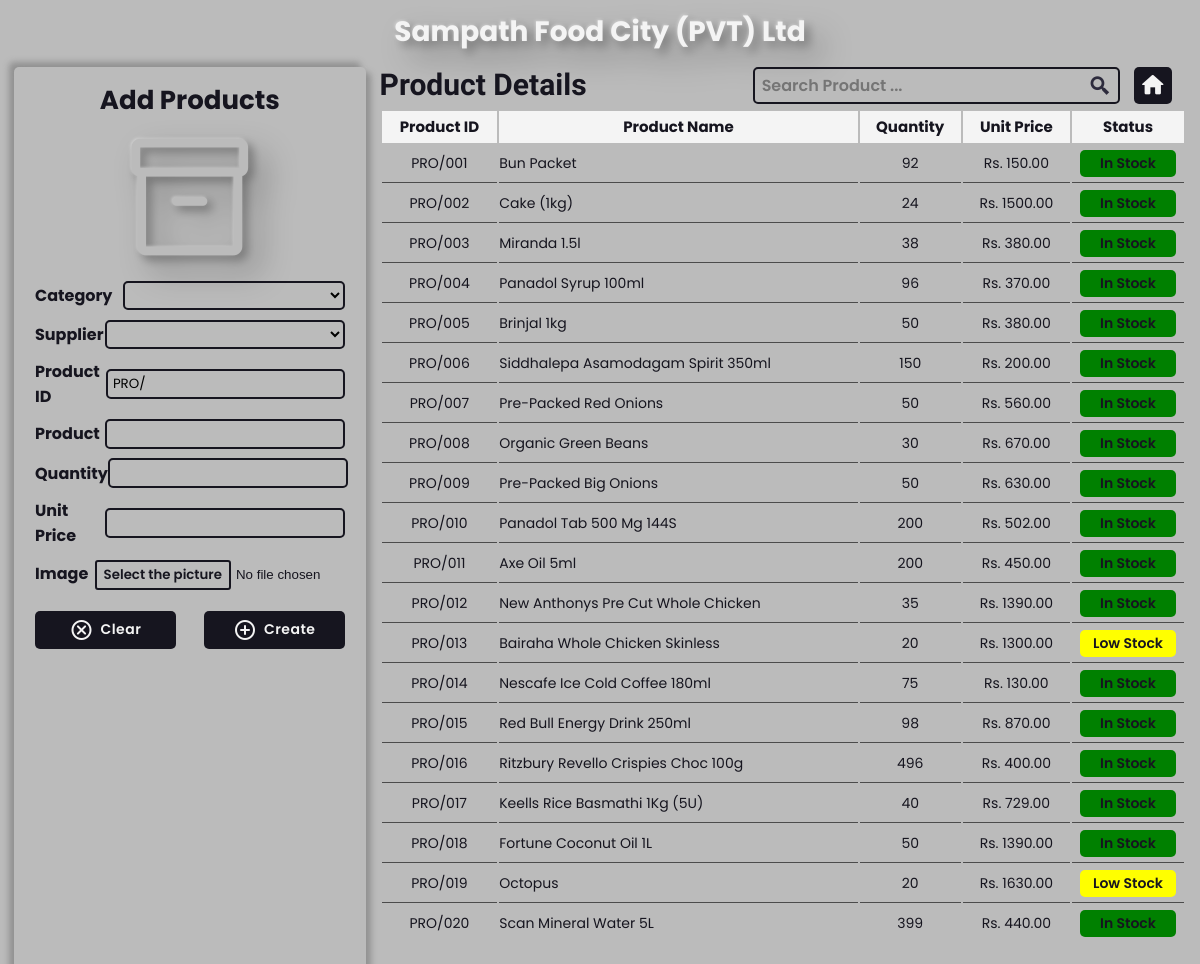
Screenshot of /Admin/Products.php with the database file from the repository.
### tables this page shows
CREATE TABLE `product` (
  `ProductID` varchar(20) NOT NULL,
  `ProductName` varchar(100) NOT NULL,
  `Total_Quantity` int(11) NOT NULL,
  `Unit_Price` float NOT NULL,
  `Image` varchar(250) DEFAULT NULL,
  `CategoryID` int(11) DEFAULT NULL,
  `SupplierID` varchar(20) DEFAULT NULL
);

### Admin/Products.php (the view, shortened to what this page needs)
<?php
    $profile = $_GET['profile'];
?>
<!DOCTYPE html>
<html lang="en">
<head>
    <link href='https://unpkg.com/boxicons@2.1.2/css/boxicons.min.css' rel='stylesheet'>
</head>
<body>
    <main>
        <div class="h1">Sampath Food City (PVT) Ltd</div>
        <div class="insight">
            <div class="form">
                <h2 class="h2">Add Products</h2>
                <span class="material-symbols-rounded icon">inventory_2</span>
                <form action="" method="post" class="fill">
                    <div class="table1">
                        <div class="tr">
                            <label for="id">Category</label>
                            <select name="category" id="category" required>
                                <option value=""></option>
                                <?php
                                    @include 'config.php';
                                    $sql = "SELECT * FROM category";
                                    $result = $conn->query($sql);
                                    if($result-> num_rows > 0){
                                        while($row = $result-> fetch_assoc()){
                                ?>
                                <option value="<?= $row['CategoryID'] ?>"><?= $row['Name'] ?></option>
                                <?php
                                        }
                                    }
                                ?>
                            </select>
                        </div>
                        <div class="tr">
                            <label for="id">Supplier</label>
                            <select name="supplier" id="supplier" required>
                                <option value=""></option>
                                <?php
                                    @include 'config.php';
                                    $sql = "SELECT * FROM supplier";
                                    $result = $conn->query($sql);
                                    if($result-> num_rows > 0){
                                        while($row = $result-> fetch_assoc()){
                                ?>
                                <option value="<?= $row['SupplierID'] ?>"><?= $row['Supp_Name'] ?></option>
                                <?php
                                        }
                                    }
                                ?>
                            </select>
                        </div>
                        <div class="tr error-only">
                            <label for="id">Product ID</label>
                            <div class="error">
                                <div class="special">
                                    <input type="text" name="id" id="id" value="PRO/" required>
                                </div>
                            </div>
                        </div>
                        <div class="tr">
                            <label for="name">Product</label>
                            <input type="text" name="name" id="name" required>
                        </div>
                        <div class="tr">
                            <label for="quan">Quantity</label>
                            <input type="number" name="quan" id="quan" required>
                        </div>
                        <div class="tr">
                            <label for="price">Unit Price</label>
                            <input type="number" min="0" name="price" id="price" required>
                        </div>
                        <div class="tr">
                            <label for="img">Image</label>
                            <input type="file" name="img" id="img">
                        </div>
                    </div>
                    <div class="button">
                        <label for="reset" class="btn">
                            <span class="material-symbols-rounded" id="cancel">highlight_off</span>
                            <span class="name">Clear</span>
                        </label>
                        <label for="submit" class="btn">
                            <span class="material-symbols-rounded" id="home">add_circle_outline</span>
                            <span class="name">Create</span>
                        </label>
                    </div>
                </form>
            </div>
            <div class="view">
                <div class="title">
                    <h2>Product Details</h2>
                    <div class="out">
                        <form action="" method="post" class="search">
                            <input type="text" name="search" placeholder="Search Product ..." autocomplete="off">
                            <label for="search" class="ic"><i class='bx bx-search-alt-2'></i></label>
                        </form>
                        <?php
                            if($_SESSION['StaffID'] == "AD001"){
                                echo '<a href="Home.php" class="in"><span class="material-icons-round" id="home">home</span><span class="name">DashBoard</span></a>';
                            }
                            else{
                                echo '<a href="Staff-Home.php" class="in"><span class="material-icons-round" id="home">home</span><span class="name">DashBoard</span></a>';
                            }
                        ?>
                    </div>
                </div>
                <div class="details">
                    <div class="loop">
                        <table class="table2">
                            <thead>
                                <tr>
                                    <th>Product ID</th>
                                    <th>Product Name</th>
                                    <th>Quantity</th>
                                    <th>Unit Price</th>
                                    <th>Status</th>
                                </tr>
                            </thead>
                            <tbody>
                                <?php
                                    @include 'config.php';
                                    $sql = "SELECT * FROM product";
                                    $result = $conn->query($sql);
                                    if (isset($_POST['searching'])) {
                                        $id = $_POST['search'];
                                        $sql1 = "SELECT * FROM product WHERE ProductID ='$id' OR ProductName LIKE '$id%' OR ProductName LIKE '%$id%'";
                                        $result1 = $conn->query($sql1);
                                        if($result1-> num_rows > 0){
                                            while($row1 = $result1-> fetch_assoc()){
                                ?>
                                <tr>
                                    <td><?= $row1['ProductID'] ?></td>
                                    <td class="left"><?= $row1['ProductName'] ?></td>
                                    <td><?= $row1['Total_Quantity'] ?></td>
                                    <td>Rs. <?= $row1['Unit_Price'] ?>.00</td>
                                    <td class="cen">
                                        <?php
                                            $quan = $row1['Total_Quantity'];
                                            $border = 20;
                                            if ($quan > $border) {
                                                echo '<div class="status" style= "--color: Green;">In Stock</div>';
                                            }
                                            else if ($quan == 0) {
                                                echo '<div class="status" style= "--color: Red;">Out of Stock</div>';
                                            }
                                            else if ($quan <= $border) {
                                                echo '<div class="status" style= "--color: Yellow;">Low Stock</div>';
                                            }
                                        ?>
                                    </td>
                                    <?php
                                        if ($profile == "Admin") {
                                    ?>
                                        <td class="action click">
                                            <a href="View-Product.php?ProID=<?= $row['ProductID'] ?>"><abbr title="View"><span class="material-icons-round">view_comfy</span></abbr></a>
                                            <a href="Modify-Product.php?ProID=<?= $row['ProductID'] ?>"><abbr title="Modify"><span class="material-icons-round">auto_fix_high</span></abbr></a>
                                            <form action="" method="post">
                                                <input type="text" name="id" id="id" value="<?= $row['ProductID'] ?>" style="display: none;">
                                                <button type="submit" value="001" class="opt" name="delete" value="Delete Cart" onclick="window.alert('Deleted from Product List!')"><abbr title="Delete"><span class="material-icons-round" id="logo">delete_forever</span></abbr></button>
                                            </form>
                                        </td>
                                    <?php
                                        }
                                    ?>
                                </tr>
                                <?php
                                            }
                                        }else{
                                            echo '<tr><td colspan = "6" id = "no">0 Results</td></tr>';
                                        }
                                    }else{
                                        if($result-> num_rows > 0){
                                            while($row = $result-> fetch_assoc()){
                                ?>
                                <tr>
                                    <td><?= $row['ProductID'] ?></td>
                                    <td class="left"><?= $row['ProductName'] ?></td>
                                    <td><?= $row['Total_Quantity'] ?></td>
                                    <td>Rs. <?= $row['Unit_Price'] ?>.00</td>
                                    <td class="cen">
                                        <?php
                                            $quan = $row['Total_Quantity'];
                                            $border = 20;
                                            if ($quan > $border) {
                                                echo '<div class="status" style= "--color: Green;">In Stock</div>';
                                            }
                                            else if ($quan == 0) {
                                                echo '<div class="status" style= "--color: Red;">Out of Stock</div>';
                                            }
                                            else if ($quan <= $border) {
                                                echo '<div class="status" style= "--color: Yellow;">Low Stock</div>';
                                            }
                                        ?>
                                    </td>
                                </tr>
                                <?php
                                            }
                                        }
                                    }
                                ?>
                            </tbody>
                        </table>
                    </div>
                </div>
            </div>
        </div>
    </main>
</body>
</html>

### rows the page displays
product: ProductID "PRO/001", ProductName "Bun Packet", Total_Quantity "92", Unit_Price "150", shows "In Stock"
product: ProductID "PRO/002", ProductName "Cake (1kg)", Total_Quantity "24", Unit_Price "1500", shows "In Stock"
product: ProductID "PRO/003", ProductName "Miranda 1.5l", Total_Quantity "38", Unit_Price "380", shows "In Stock"
product: ProductID "PRO/004", ProductName "Panadol Syrup 100ml", Total_Quantity "96", Unit_Price "370", shows "In Stock"
product: ProductID "PRO/005", ProductName "Brinjal 1kg", Total_Quantity "50", Unit_Price "380", shows "In Stock"
product: ProductID "PRO/006", ProductName "Siddhalepa Asamodagam Spirit 350ml", Total_Quantity "150", Unit_Price "200", shows "In Stock"
product: ProductID "PRO/007", ProductName "Pre-Packed Red Onions", Total_Quantity "50", Unit_Price "560", shows "In Stock"
product: ProductID "PRO/008", ProductName "Organic Green Beans", Total_Quantity "30", Unit_Price "670", shows "In Stock"
product: ProductID "PRO/009", ProductName "Pre-Packed Big Onions", Total_Quantity "50", Unit_Price "630", shows "In Stock"
product: ProductID "PRO/010", ProductName "Panadol Tab 500 Mg 144S", Total_Quantity "200", Unit_Price "502", shows "In Stock"
product: ProductID "PRO/011", ProductName "Axe Oil 5ml", Total_Quantity "200", Unit_Price "450", shows "In Stock"
product: ProductID "PRO/012", ProductName "New Anthonys Pre Cut Whole Chicken", Total_Quantity "35", Unit_Price "1390", shows "In Stock"
product: ProductID "PRO/013", ProductName "Bairaha Whole Chicken Skinless", Total_Quantity "20", Unit_Price "1300", shows "Low Stock"
product: ProductID "PRO/014", ProductName "Nescafe Ice Cold Coffee 180ml", Total_Quantity "75", Unit_Price "130", shows "In Stock"
product: ProductID "PRO/015", ProductName "Red Bull Energy Drink 250ml", Total_Quantity "98", Unit_Price "870", shows "In Stock"
product: ProductID "PRO/016", ProductName "Ritzbury Revello Crispies Choc 100g", Total_Quantity "496", Unit_Price "400", shows "In Stock"
product: ProductID "PRO/017", ProductName "Keells Rice Basmathi 1Kg (5U)", Total_Quantity "40", Unit_Price "729", shows "In Stock"
product: ProductID "PRO/018", ProductName "Fortune Coconut Oil 1L", Total_Quantity "50", Unit_Price "1390", shows "In Stock"
product: ProductID "PRO/019", ProductName "Octopus", Total_Quantity "20", Unit_Price "1630", shows "Low Stock"
product: ProductID "PRO/020", ProductName "Scan Mineral Water 5L", Total_Quantity "399", Unit_Price "440", shows "In Stock"
